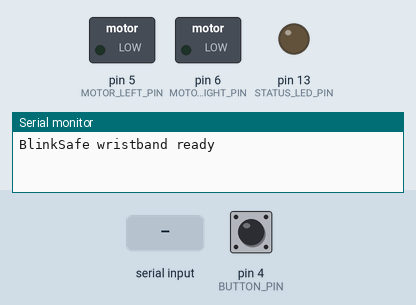
Bench run of a sketch on a simulated Arduino Uno, built with avr-gcc and run on an emulated ATmega328P. Parts: switched loads named in the sketch (green lamp = pin HIGH), output pins drawn as LEDs (lit = HIGH), the last lines printed to the serial monitor. Dashed ring = blinking. The test bench sets the inputs (shaded band); at power-on: pin 4 (BUTTON_PIN) HIGH.

Above: at 1.2 s.
1.3 s: "90,45\n" received over the second serial link
At 2.0 s:
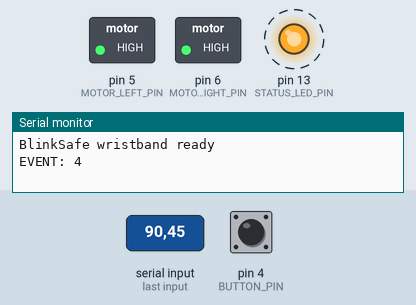
4.3 s: "1\n" received over the second serial link
At 4.45 s:
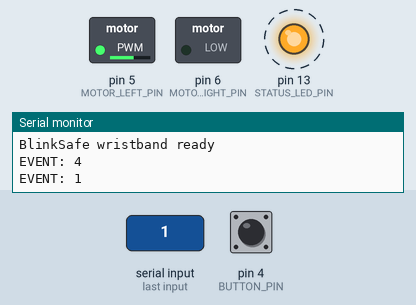
7.3 s: "2\n" received over the second serial link
At 7.4 s:
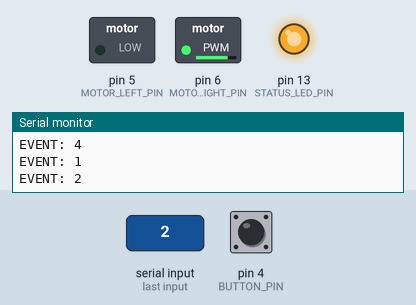
10.3 s: "3\n" received over the second serial link
At 10.37 s:
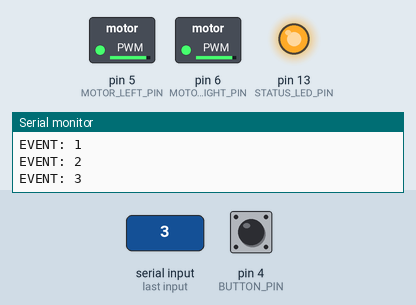
13.3 s: pin 4 (BUTTON_PIN) pulled LOW for 0.15 s
At 13.9 s:
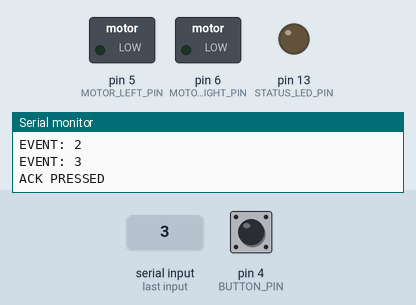
Timing chart, 0 to 15.9 s (numbered marks = the images above; inputs shaded):
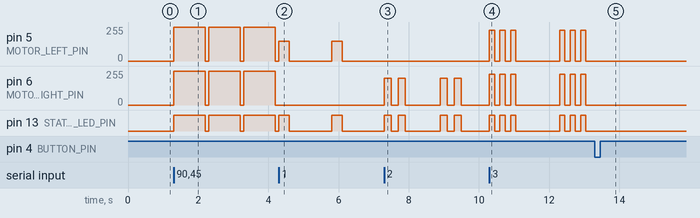

Measured:
- after the input at 1.3 s, pin 5 (MOTOR_LEFT_PIN), pin 6 (MOTOR_RIGHT_PIN): alternates 255/255 for 0.90 s and 0/255 for 0.10 s, starting at once; pin 13 (STATUS_LED_PIN): alternates HIGH for 0.90 s and LOW for 0.10 s, starting at once
- after the input at 4.3 s, pin 5 (MOTOR_LEFT_PIN): alternates 150/255 for 0.30 s and 0/255 for 1.2 s, starting at once; pin 6 (MOTOR_RIGHT_PIN): stops changing and stays 0/255; pin 13 (STATUS_LED_PIN): alternates HIGH for 0.30 s and LOW for 1.2 s, starting after 0.30 s
- after the input at 7.3 s, pin 5 (MOTOR_LEFT_PIN): stays 0/255 (without the input it goes to 150/255 after 1.5 s); pin 6 (MOTOR_RIGHT_PIN): 0/255 → 200/255 at once, → 0/255 0.20 s later, → 200/255 0.20 s later, → 0/255 0.20 s later, … (8 changes in this stretch)
- after the input at 10.3 s, pin 5 (MOTOR_LEFT_PIN): 0/255 → 230/255 at once, → 0/255 0.15 s later, → 230/255 0.15 s later, → 0/255 0.15 s later, … (12 changes in this stretch)
- after the input at 13.3 s, pin 5 (MOTOR_LEFT_PIN), pin 6 (MOTOR_RIGHT_PIN): stops changing and stays 0/255; pin 13 (STATUS_LED_PIN): stops changing and stays LOW

The sketch:

wristband.ino
```cpp
#include <SoftwareSerial.h>

#define BLE_RX_PIN       10
#define BLE_TX_PIN       11
#define MOTOR_LEFT_PIN   5
#define MOTOR_RIGHT_PIN  6
#define BUTTON_PIN       4
#define STATUS_LED_PIN   13

#define DEBOUNCE_MS      40UL
#define ACK_HOLDOFF_MS   2000UL

SoftwareSerial bleSerial(BLE_RX_PIN, BLE_TX_PIN);

static uint8_t currentEvent = 0;
static unsigned long patternStart = 0;
static unsigned long ackHoldoffUntil = 0;

static bool lastButtonReading = HIGH;
static bool buttonState = HIGH;
static unsigned long lastButtonChange = 0;

static bool patternOn(uint8_t event, unsigned long t)
{
    switch (event) {

        case 1:
            return (t % 1500UL) < 300UL;

        case 2: {
            unsigned long p = t % 1600UL;
            return p < 200UL || (p >= 400UL && p < 600UL);
        }

        case 3: {
            unsigned long p = t % 2000UL;
            return p < 900UL && (p % 300UL) < 150UL;
        }

        case 4:
            return (t % 1000UL) < 900UL;
    }

    return false;
}

static uint8_t intensityFor(uint8_t event)
{
    switch (event) {

        case 1: return 150;
        case 2: return 200;
        case 3: return 230;
        case 4: return 255;
    }

    return 0;
}

static void driveMotors(bool left, bool right, uint8_t level)
{
    analogWrite(MOTOR_LEFT_PIN, left ? level : 0);
    analogWrite(MOTOR_RIGHT_PIN, right ? level : 0);
}

static void stopMotors()
{
    analogWrite(MOTOR_LEFT_PIN, 0);
    analogWrite(MOTOR_RIGHT_PIN, 0);

    digitalWrite(STATUS_LED_PIN, LOW);
}

static void updateVibration()
{
    if (currentEvent == 0) {

        stopMotors();

        return;
    }

    bool on = patternOn(
        currentEvent,
        millis() - patternStart
    );

    bool left =
        (currentEvent == 1 ||
         currentEvent == 3 ||
         currentEvent == 4);

    bool right =
        (currentEvent == 2 ||
         currentEvent == 3 ||
         currentEvent == 4);

    if (on) {

        driveMotors(
            left,
            right,
            intensityFor(currentEvent)
        );

        digitalWrite(STATUS_LED_PIN, HIGH);
    }
    else {

        driveMotors(false, false, 0);

        digitalWrite(STATUS_LED_PIN, LOW);
    }
}

static void handleIncoming()
{
    while (bleSerial.available() > 0) {

        char c = (char)bleSerial.read();

        if (c < '0' || c > '4') {

            continue;
        }

        uint8_t ev = (uint8_t)(c - '0');

        if (ev != 0 && millis() < ackHoldoffUntil) {

            continue;
        }

        if (ev != currentEvent) {

            currentEvent = ev;

            patternStart = millis();

            Serial.print("EVENT: ");
            Serial.println(currentEvent);
        }
    }
}

static void sendAck()
{
    bleSerial.write('A');

    delay(50);

    bleSerial.write('A');
}

static void handleButton()
{
    bool reading = digitalRead(BUTTON_PIN);

    if (reading != lastButtonReading) {

        lastButtonChange = millis();

        lastButtonReading = reading;
    }

    if (millis() - lastButtonChange > DEBOUNCE_MS) {

        if (reading != buttonState) {

            buttonState = reading;

            if (buttonState == LOW) {

                Serial.println("ACK PRESSED");

                currentEvent = 0;

                stopMotors();

                ackHoldoffUntil =
                    millis() + ACK_HOLDOFF_MS;

                sendAck();
            }
        }
    }
}

void setup()
{
    Serial.begin(9600);

    bleSerial.begin(9600);

    pinMode(MOTOR_LEFT_PIN, OUTPUT);
    pinMode(MOTOR_RIGHT_PIN, OUTPUT);
    pinMode(STATUS_LED_PIN, OUTPUT);
    pinMode(BUTTON_PIN, INPUT_PULLUP);

    stopMotors();

    Serial.println("BlinkSafe wristband ready");
}

void loop()
{
    handleIncoming();

    handleButton();

    updateVibration();
}
```
